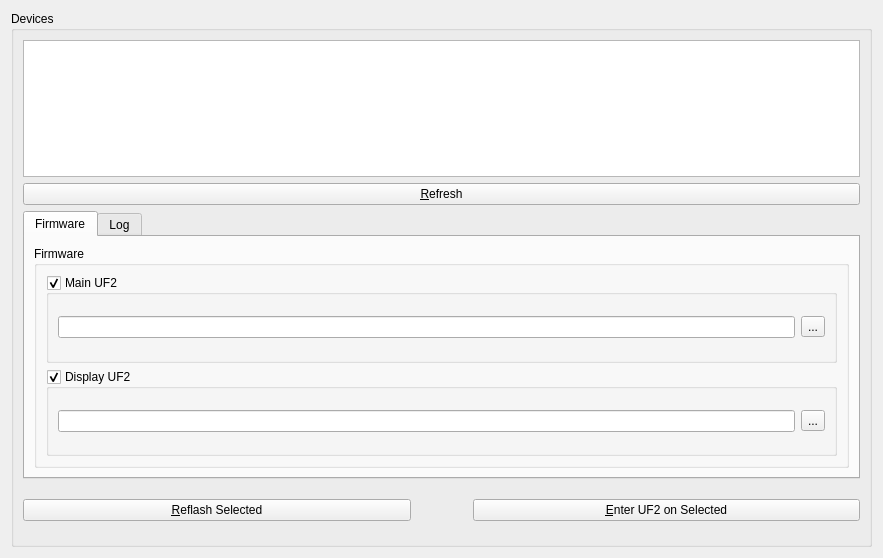
<?xml version="1.0" encoding="UTF-8"?>
<ui version="4.0">
 <class>FormMain</class>
 <widget class="QWidget" name="FormMain">
  <property name="geometry">
   <rect>
    <x>0</x>
    <y>0</y>
    <width>883</width>
    <height>558</height>
   </rect>
  </property>
  <property name="windowTitle">
   <string>Free-Wili Firmware Updater</string>
  </property>
  <layout class="QGridLayout" name="gridLayout_5">
   <item row="0" column="0">
    <widget class="QGroupBox" name="groupBox">
     <property name="title">
      <string>Devices</string>
     </property>
     <layout class="QGridLayout" name="gridLayout_4" rowstretch="1,0,0,0">
      <item row="3" column="2">
       <widget class="QPushButton" name="pushButtonEnterUf2">
        <property name="text">
         <string>&amp;Enter UF2 on Selected</string>
        </property>
       </widget>
      </item>
      <item row="3" column="1">
       <widget class="QLabel" name="labelSpinner">
        <property name="minimumSize">
         <size>
          <width>50</width>
          <height>50</height>
         </size>
        </property>
        <property name="maximumSize">
         <size>
          <width>50</width>
          <height>50</height>
         </size>
        </property>
        <property name="text">
         <string/>
        </property>
       </widget>
      </item>
      <item row="3" column="0">
       <widget class="QPushButton" name="pushButtonReflash">
        <property name="text">
         <string>&amp;Reflash Selected</string>
        </property>
       </widget>
      </item>
      <item row="2" column="0" colspan="3">
       <widget class="QTabWidget" name="tabWidget">
        <property name="currentIndex">
         <number>0</number>
        </property>
        <widget class="QWidget" name="tabFirmware">
         <attribute name="title">
          <string>Firmware</string>
         </attribute>
         <layout class="QGridLayout" name="gridLayout_6">
          <item row="0" column="0">
           <widget class="QGroupBox" name="groupBoxFirmware">
            <property name="title">
             <string>Firmware</string>
            </property>
            <layout class="QGridLayout" name="gridLayout">
             <item row="0" column="0">
              <widget class="QGroupBox" name="groupBoxMainUf2">
               <property name="title">
                <string>Main UF2</string>
               </property>
               <property name="checkable">
                <bool>true</bool>
               </property>
               <layout class="QGridLayout" name="gridLayout_2">
                <item row="0" column="0">
                 <widget class="QLineEdit" name="lineEditMainUf2"/>
                </item>
                <item row="0" column="1">
                 <widget class="QToolButton" name="toolButtonMainUf2Browse">
                  <property name="text">
                   <string>...</string>
                  </property>
                 </widget>
                </item>
               </layout>
              </widget>
             </item>
             <item row="1" column="0">
              <widget class="QGroupBox" name="groupBoxDisplayUf2">
               <property name="title">
                <string>Display UF2</string>
               </property>
               <property name="checkable">
                <bool>true</bool>
               </property>
               <layout class="QGridLayout" name="gridLayout_3">
                <item row="0" column="0">
                 <widget class="QLineEdit" name="lineEditDisplayUf2"/>
                </item>
                <item row="0" column="1">
                 <widget class="QToolButton" name="toolButtonDisplayUf2Browse">
                  <property name="text">
                   <string>...</string>
                  </property>
                 </widget>
                </item>
               </layout>
              </widget>
             </item>
            </layout>
           </widget>
          </item>
         </layout>
        </widget>
        <widget class="QWidget" name="tabLog">
         <attribute name="title">
          <string>Log</string>
         </attribute>
         <layout class="QGridLayout" name="gridLayout_7">
          <item row="0" column="0">
           <widget class="QTextEdit" name="textEditLog"/>
          </item>
          <item row="1" column="0">
           <widget class="QPushButton" name="pushButtonLogClear">
            <property name="text">
             <string>&amp;Clear</string>
            </property>
           </widget>
          </item>
         </layout>
        </widget>
       </widget>
      </item>
      <item row="1" column="0" colspan="3">
       <widget class="QPushButton" name="pushButtonRefresh">
        <property name="text">
         <string>&amp;Refresh</string>
        </property>
       </widget>
      </item>
      <item row="0" column="0" colspan="3">
       <widget class="QTreeView" name="treeViewDevices">
        <property name="styleSheet">
         <string notr="true">background-image: url(:/images/fw-logo.png);
background-position: center center;
background-repeat: no-repeat;
background-attachment:fixed;</string>
        </property>
        <property name="selectionMode">
         <enum>QAbstractItemView::SelectionMode::ExtendedSelection</enum>
        </property>
       </widget>
      </item>
     </layout>
    </widget>
   </item>
  </layout>
 </widget>
 <resources>
  <include location="main.qrc"/>
 </resources>
 <connections/>
</ui>
